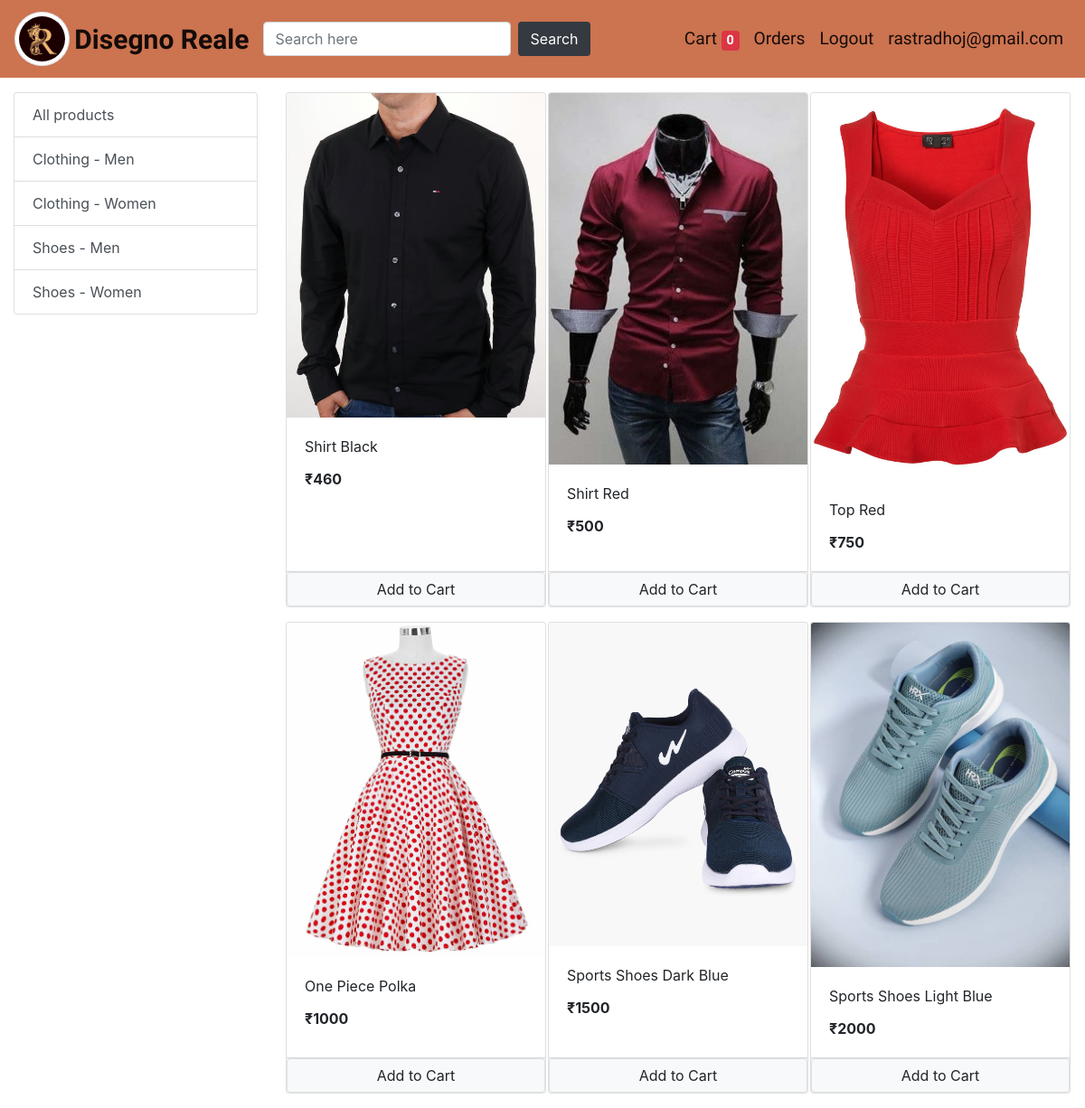
The page / (signed in) on the database its author committed.
### store/models/category.py (models this page shows, shortened)
class Category(models.Model):
    name = models.CharField(max_length=20)
    @staticmethod
    def get_all_categories():
        return Category.objects.all()

### store/models/product.py (models this page shows, shortened)
class Product(models.Model):
    name = models.CharField(max_length=50)
    price = models.IntegerField(default=0)
    category = models.ForeignKey(Category, on_delete=models.CASCADE, default=1)
    description = models.CharField(max_length=200, default='', null=True, blank=True)
    image = models.ImageField(upload_to='uploads/products/')
    @staticmethod
    def get_all_products():
        return Product.objects.all()

### store/views/home.py (the view, shortened to what this page needs)
# urls.py: path('', Index.as_view(), name='homepage'),
class Index(View):
    def get(self, request):
        cart = request.session.get('cart')
        if not cart:
            request.session['cart'] = {}
        products = None
        categories = Category.get_all_categories()
        categoryId = request.GET.get('category')
        if categoryId:
            products = Product.get_all_products_by_categoryid(categoryId)
        else:
            products = Product.get_all_products()
        data = {}
        data['products'] = products
        data['categories'] = categories
        return render(request, 'index.html', data)

### store/templatetags/cart.py (called while the page is built)
@register.filter(name='is_in_cart')
def is_in_cart(product, cart):
    keys = cart.keys()
    for id in keys:
        if int(id)==product.id:
            return True
    return False

### store/templatetags/custom_filter.py (called while the page is built)
@register.filter(name='currency')
def currency(number):
    return '₹'+str(number)

### store/templates/index.html (shortened to what this page needs)
{% extends 'base.html' %}
{% block content %}
{% load cart %}
{% load custom_filter %}
<div class="container-fluid mt-3">
    <div class="row">
        <div class="col-lg-3 mx-auto">
            <div class="list-group">
                <a href="/" class="list-group-item list-group-item-action">All products</a>
                {% for category in categories %}
                <a href="/?category={{ category.id }}"
                    class="list-group-item list-group-item-action">{{ category.name }}</a>
                {% endfor %}
            </div>
        </div>
        <div id="products" class="col-lg-9 mx-auto">
            <div class="row mx-auto">
                {% for product in products %}
                <div class="card mx-auto mb-3" id="{{product.id}}" style="width: 18rem;">
                    <img class="card-img-top" src="{{ product.image.url }}" alt="Card image cap">
                    <div class="card-body">
                        <p class="card-title">{{ product.name }}</p>
                        <p class="card-text"><b>{{ product.price|currency }}</b></p>
                    </div>
                    <div class="card-footer p-0 no-gutters">
                        {% if product|is_in_cart:request.session.cart %}
                        <div class="row no-gutters">
                            <form action="/#{{ product.id }}" class="col-2" method="post">
                                {% csrf_token %}
                                <input hidden type="text" name="product" value="{{ product.id }}">
                                <input hidden type="text" name="remove" value="True">
                                <input type="submit" value="-" class="btn btn-block btn-secondary">
                            </form>
                            <div class="text-center col">
                                {{ product|cart_quantity:request.session.cart }} in Cart
                            </div>
                            <form action="/#{{ product.id }}" class="col-2" method="post">
                                {% csrf_token %}
                                <input hidden type="text" name="product" value="{{ product.id }}">
                                <input type="submit" value="+" class="btn btn-block btn-secondary">
                            </form>
                        </div>
                        {% else %}
                        <form action="/#{{ product.id }}" method="post" class="btn-block">
                            <input value="Add to Cart" type="submit"
                                class="float-right btn btn-light border form-control">
                        </form>
                        {% endif %}
                    </div>
                </div>
                {% endfor %}
            </div>
        </div>
    </div>
</div>
{% endblock %}

### rows shown on the page
Category: name "Clothing - Men"
Category: name "Clothing - Women"
Category: name "Shoes - Men"
Category: name "Shoes - Women"
Product: image (picture), name "Shirt Black", price "₹460"
Product: image (picture), name "Shirt Red", price "₹500"
Product: image (picture), name "Top Red", price "₹750"
Product: image (picture), name "One Piece Polka", price "₹1000"
Product: image (picture), name "Sports Shoes Dark Blue", price "₹1500"
Product: image (picture), name "Sports Shoes Light Blue", price "₹2000"

### other values the page prints
{{ request.session.cart.keys|length }} "0"
{{ request.session.email }} "rastradhoj@gmail.com"
